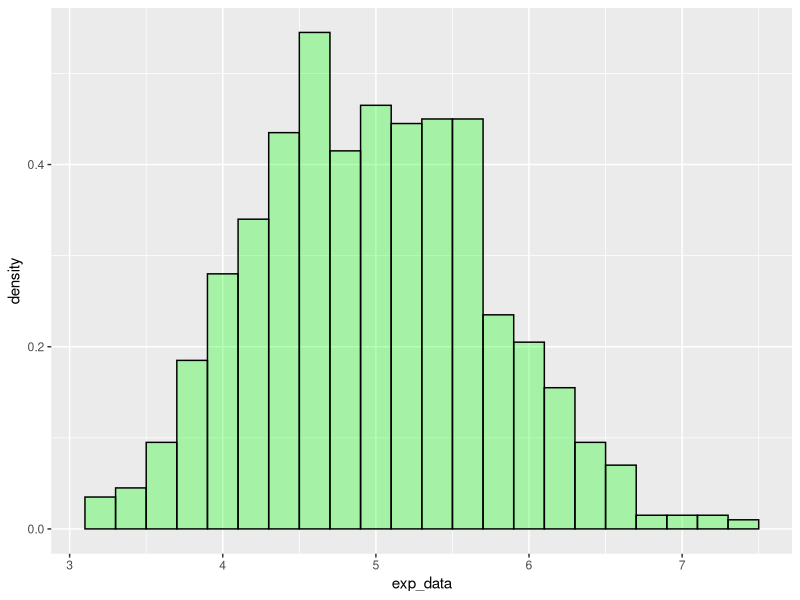

Reproduce this figure in R. (Note: this script raises an error after producing the figure.)
library(ggplot2)

lambda     <- 0.2
n          <- 40
sim        <- 1000 
set.seed(1234)

exp_data   <- replicate(sim, mean(rexp(n, lambda)))

th_mean <- 1/lambda
th_var  <- 1/(lambda^2*n)
th_sd   <- (1/lambda)/sqrt(n)

sim_mean   <- mean(exp_data)
sim_var    <- var(exp_data)
sim_median <- median(exp_data) 
sim_sd     <- sd(exp_data)

sim_mean
th_mean

sim_var 
th_var 

hist   <- ggplot(data.frame(exp_data), aes(x = exp_data)) 
hist   <- hist + geom_histogram(aes(y = ..density..), colour = "black", fill = "green", alpha = .3,binwidth=.2)
hist   <- hist + stat_function(fun = "dnorm", args = list(mean = tmean, sd = th_sd))
hist   <- hist + geom_vline(xintercept=th_mean,size=1,colour="red")
hist   <- hist + xlab("Mean")+ylab("Density")
hist   <- hist + scale_x_continuous(breaks = c(1:10))
hist

sim_mean + (c(1,-1)*1.96 * (ssd/sqrt(n)))

